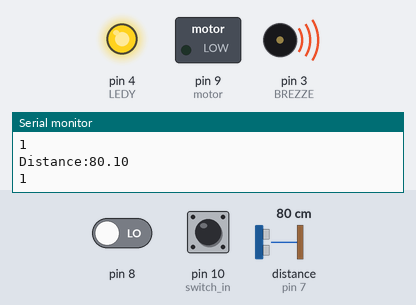
Bench run of a sketch on a simulated Arduino Uno, built with avr-gcc and run on an emulated ATmega328P. On the bench: switched loads named in the sketch (green lamp = pin HIGH), output pins drawn as LEDs (lit = HIGH), buzzer (waves = sounding), the last lines printed to the serial monitor. Wiring (inferred from the names in the program): ultrasonic range finder: trigger pin 6; echo pin 7. Dashed ring = blinking. The inputs (shaded band) are chosen by the test bench; at power-on: pin 8 LOW, pin 10 (switch_in) HIGH, distance to the obstacle (sensor on pin 7) 80 cm. The echo pulse lasts 58.3 µs per cm; pins used as bus, display or sensor lines are not drawn.

Above: at 1.2 s.
1.3 s: pin 8 driven HIGH
At 1.8 s:
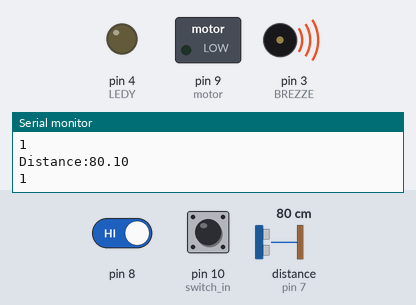
2.8 s: pin 8 driven LOW
At 3.7 s:
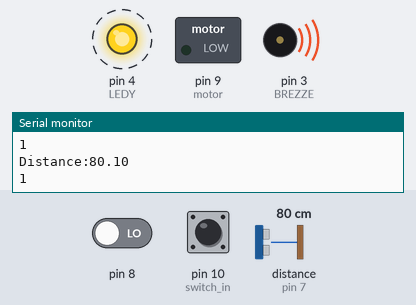
5.8 s: pin 10 (switch_in) pulled LOW for 0.15 s
At 7.2 s:
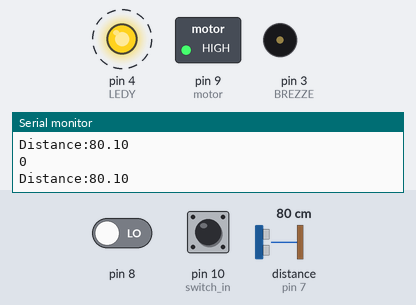
8.9 s: pin 8 driven HIGH
At 9.3 s:
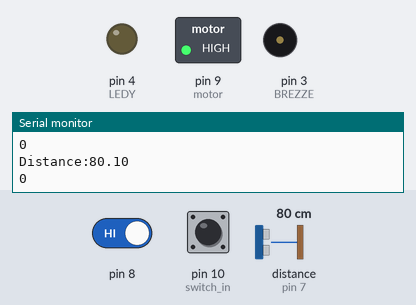
Timing chart, 0 to 11.4 s (numbered marks = the images above; inputs shaded):
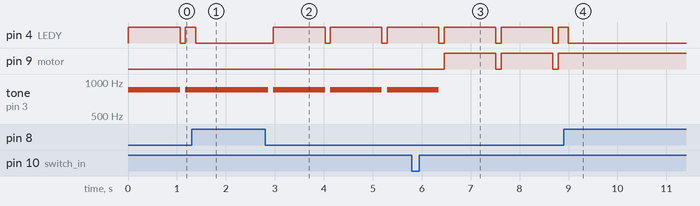

Measured:
- after the input at 1.3 s, tone on pin 3 (BREZZE): stays 850 Hz (without the input it goes to silent after 0.93 s)
- after the input at 2.8 s, pin 4 (LEDY): alternates HIGH for 1.1 s and LOW for 0.11 s, starting after 0.17 s; tone on pin 3 (BREZZE): alternates 850 Hz for 1.1 s and silent for 0.11 s, starting after 0.06 s
- after the input at 5.8 s, pin 9 (motor): alternates HIGH for 1.1 s and LOW for 0.11 s, starting after 0.66 s; tone on pin 3 (BREZZE): goes on until 6.4 s, then stays silent
- after the input at 8.9 s, pin 9 (motor): stops changing and stays HIGH

The sketch:

code2.ino
```cpp
#define Echo 7 // Echo回声脚
#define Trig 6 //  Trig 触发脚
int Front_Distance = 0;//

#define BREZZE 3
#define LEDY 4
#define motor 9
#define switch_in 10
//const int dis_bound=
unsigned long timer1 = 0;
unsigned long timer2 = 0;
bool flag1=true;
bool flag2=true;
bool flag3=true;
bool flag4=true;
bool flag5=true;

bool flag6=true;
bool ismotro=false;
void setup() {
  // put your setup code here, to run once:

  Serial.begin(9600);  // start serial for output
  pinMode(Echo, INPUT);
  pinMode(Trig, OUTPUT);
  pinMode(BREZZE,OUTPUT);
  pinMode(LEDY,OUTPUT);
  pinMode(motor,OUTPUT);
  pinMode(8,INPUT);
  pinMode(switch_in,INPUT);
  timer1 = millis();
}

void loop() {
  if (digitalRead(switch_in)==LOW){
  flag6=true;
}
  if (digitalRead(switch_in)==HIGH && flag6){
  flag6=false;
  ismotro=!ismotro;
}
Front_Distance = 10*Distance_test();
 Serial.println(ismotro);
if (digitalRead(8)==HIGH){
  digitalWrite(LEDY,LOW);

}else{
if ((Front_Distance > 800 && Front_Distance < 1000) && flag1)
{
flag1=false;
if (ismotro){
  tone(BREZZE,850);
}else{
  digitalWrite(motor,HIGH);
}

digitalWrite(LEDY,HIGH);
timer1 = millis();
}
else if ((Front_Distance > 600 && Front_Distance < 800) && flag2)
{
flag2=false;
if (ismotro){
  tone(BREZZE,850);
}else{
  digitalWrite(motor,HIGH);
}
digitalWrite(LEDY,HIGH);
timer1 = millis();
}
else if ((Front_Distance > 400 && Front_Distance < 600) && flag3)
{
flag3=false;
if (ismotro){
  tone(BREZZE,850);
}else{
  digitalWrite(motor,HIGH);
}
digitalWrite(LEDY,HIGH);
timer1 = millis();
}else if ( Front_Distance < 400 && flag4)
{
flag4=false;
if (ismotro){
  tone(BREZZE,850);
}else{
  digitalWrite(motor,HIGH);
}
digitalWrite(LEDY,HIGH);
timer1 = millis();
timer2=millis();
}
if (!flag1){
if ((millis()-timer1) >1000){
noTone(BREZZE);
digitalWrite(LEDY,LOW);
digitalWrite(motor,LOW);
flag1=true;
}
}
if (!flag2){
if ((millis()-timer1) >500){
noTone(BREZZE);
digitalWrite(LEDY,LOW);
digitalWrite(motor,LOW);
flag2=true;
}
}
if (!flag3){
if ((millis()-timer1) >200){
noTone(BREZZE);
digitalWrite(LEDY,LOW);
digitalWrite(motor,LOW);
flag3=true;
}

}
if (!flag4){
if ((millis()-timer1) >50){
noTone(BREZZE);
digitalWrite(LEDY,LOW);
digitalWrite(motor,LOW);
flag4=true;
}

}
}
delay(100);
}

float Distance_test()   // Measure distance
{
  digitalWrite(Trig, LOW);   // 给触发脚低电平2μs
  delayMicroseconds(2);
  digitalWrite(Trig, HIGH);  // 给触发脚高电平10μs，这里至少是10μs
  delayMicroseconds(10);
  digitalWrite(Trig, LOW);    // 持续给触发脚低电
  float Fdistance = pulseIn(Echo, HIGH);  // 读取高电平时间(单位：微秒)
  Fdistance= Fdistance/58;       //为什么除以58等于厘米，  Y米=（X秒*344）/2
  // X秒=（ 2*Y米）/344 ==》X秒=0.0058*Y米 ==》厘米=微秒/58
  Serial.print("Distance:");      //distan（cm）
  Serial.println(Fdistance);         //Show the distance
  //Distance = Fdistance;
  return Fdistance;
}
```
